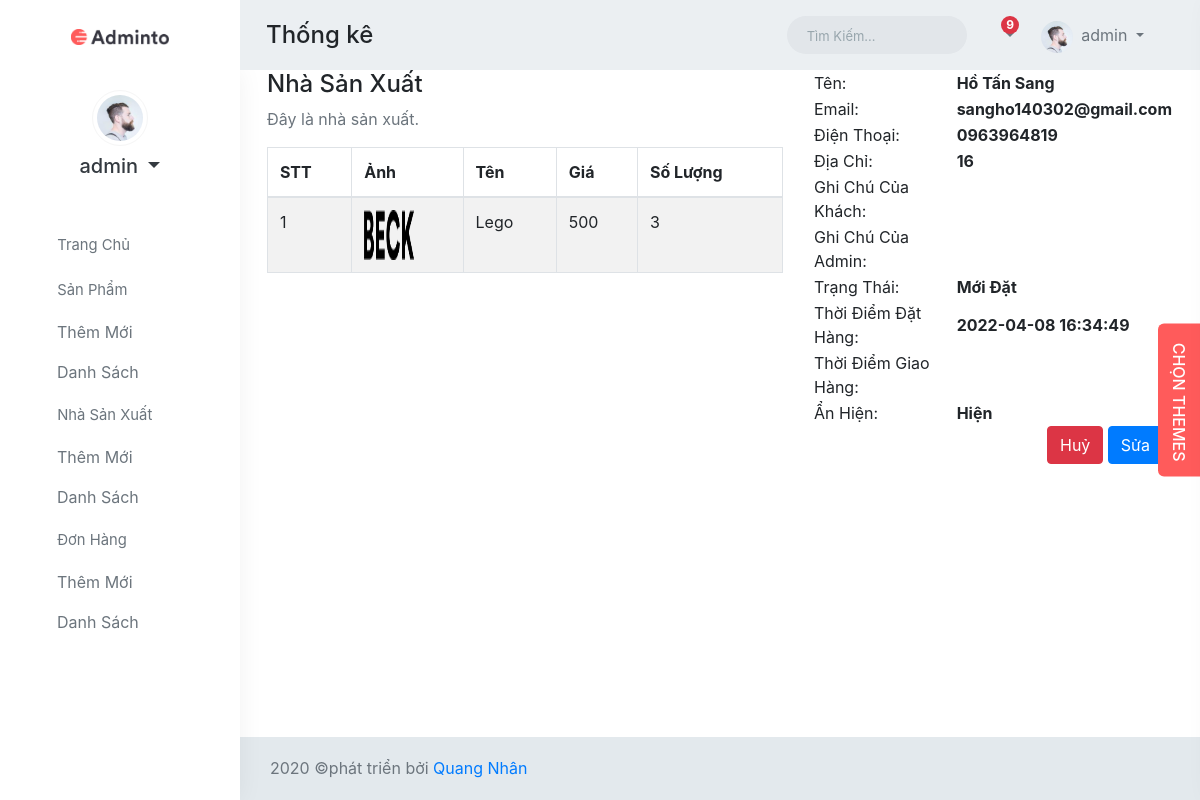
The page /admin/index.php?ctrl=donhang&act=detail&id=34 (signed in) on the database its author committed.
### tables this page shows
CREATE TABLE `donhangchitiet` (
  `idCT` int(11) NOT NULL COMMENT 'id',
  `idDH` int(11) NOT NULL COMMENT 'id đơn hàng',
  `idDT` int(11) DEFAULT NULL COMMENT 'mã điện thoại',
  `TenDT` varchar(100) NOT NULL COMMENT 'Tên điện thoại',
  `SoLuong` int(11) NOT NULL COMMENT 'số lượng mua',
  `Gia` float NOT NULL COMMENT 'Giá',
  `urlHinh` varchar(200) DEFAULT NULL COMMENT 'url hình'
);

CREATE TABLE `donhang` (
  `idDH` int(11) NOT NULL COMMENT 'id của đơn hàng',
  `ThoiDiemDatHang` datetime NOT NULL COMMENT 'Thời điểm đặt hàng',
  `ThoiDiemGiaoHang` datetime DEFAULT NULL COMMENT 'Thời điểm giao hàng',
  `idUser` int(11) DEFAULT NULL COMMENT 'mã người mua',
  `TenNguoiNhan` varchar(200) DEFAULT NULL COMMENT 'Họ tên người nhận',
  `EmailNguoiNhan` varchar(200) DEFAULT NULL COMMENT 'email người nhận',
  `dienthoai` varchar(10) NOT NULL,
  `DiaChiNguoiNhan` varchar(200) DEFAULT NULL COMMENT 'địa chỉ người nhận',
  `AnHien` tinyint(1) DEFAULT NULL COMMENT 'ẩn hiện',
  `TrangThai` tinyint(1) NOT NULL DEFAULT 0 COMMENT '0; là chưa xử lý, 1 là đả xử lý',
  `GhiChuCuaKhach` varchar(2000) DEFAULT NULL,
  `GhiChuCuaAdmin` varchar(2000) DEFAULT NULL,
  `keybill` int(11) NOT NULL
);

### system/database.php (called while the page is built, shortened)
<?php
class Model_db{
    function __construct(){
        try {
            $ConnectionOption = array
                (
                    PDO::MYSQL_ATTR_INIT_COMMAND => "SET NAMES 'utf8'",
                    PDO::ATTR_ERRMODE => PDO::ERRMODE_EXCEPTION,
                );
            $conn = new PDO ('mysql:host='.HOST_DB.';dbname='.NAME_DB.';charset=utf8', USER_DB, PASS_DB, $ConnectionOption);
            $conn->setAttribute(PDO::ATTR_ERRMODE, PDO::ERRMODE_EXCEPTION);
            return $conn;
        } catch(PDOException $e) {
          echo "Lỗi Kết Nối database: " . $e->getMessage();
        }
    }
    function result1($fe,$sql){
        $sqlValue = array_slice(func_get_args(),2);
        try {
            $conn = $this->__construct();
            $stmt = $conn->prepare($sql);
            $stmt->execute($sqlValue);
            if($fe===0)return $stmt->fetchAll();elseif($fe===1)return $stmt->fetch(PDO::FETCH_ASSOC);
        } catch (PDOException $e) {
            echo "Lỗi: " . $e->getMessage();
        }
        finally{
            unset($conn);
        }
    }
}

### admin/models/donhang.php (called while the page is built, shortened)
<?php
 class Model_donhang extends Model_db{
    function getProDetail($idDH)
    {
        $sql = "SELECT * FROM donhangchitiet WHERE idDH = ?";
        return $this->result1(0,$sql,$idDH);
    }
    function getInfoDetail($idDH)
    {
        $sql = "SELECT * FROM donhang WHERE idDH = ?";
        return $this->result1(1,$sql,$idDH);
    }
}

### admin/views/donhang_detail.php (the view, shortened to what this page needs)
<div class="content-page">
                <div class="content">
                    <div class="container-fluid">
                        <div class="row">
                            <div class="col-7">
                                <div class="card-box">
                                    <h4 class="mt-0 header-title">Nhà Sản Xuất</h4>
                                    <p class="text-muted font-14 mb-3">
                                    Đây là nhà sản xuất.
                                    </p>
                                    <table id="datatable-buttons" class="table table-striped table-bordered dt-responsive nowrap">
                                        <thead>
                                        <tr>
                                        <th>STT</th>
                                        <th>Ảnh </th>
                                        <th>Tên</th>
                                        <th>Giá</th>
                                        <th>Số Lượng</th>
                                        </tr>
                                        </thead>
                                        <tbody>
                                        <?php
                                        $stt = 0;
                                            foreach ($getProDetail as $row) {
                                                $stt++;
                                                if(is_file(PATH_IMG_SITE.explode(",",$row['urlHinh'])[0])){
                                                    $img = PATH_IMG_SITE.explode(",",$row['urlHinh'])[0];
                                                }else{
                                                    $img = PATH_IMG_SITE.'logo.png';
                                                }
                                                echo '<tr>
                                                        <td>'.$stt.'</td>
                                                        <td><img width="50" height="50" src="'.$img.'"></td>
                                                        <td>'.$row['TenDT'].'</td>
                                                        <td>'.$row['Gia'].'</td>
                                                        <td>'.$row['SoLuong'].'</td>
                                                    </tr>';
                                            }
                                        ?>
                                        </tbody>
                                    </table>
                                </div>
                            </div>
                            <div class="col-lg-5">
                                <table>
                                    <tr>
                                        <td>Tên:  </td>
                                        <td><strong><?= $getInfoDetail['TenNguoiNhan']?></strong></td>
                                    </tr>
                                    <tr>
                                        <td>Email: </td>
                                        <td><strong><?= $getInfoDetail['EmailNguoiNhan']?></strong></td>
                                    </tr>
                                    <tr>
                                        <td>Điện Thoại: </td>
                                        <td><strong><?= $getInfoDetail['dienthoai']?></strong></td>
                                    </tr>
                                    <tr>
                                        <td>Địa Chỉ: </td>
                                        <td><strong><?= $getInfoDetail['DiaChiNguoiNhan']?></strong></td>
                                    </tr>
                                    <tr>
                                        <td>Ghi Chú Của Khách: </td>
                                        <td><strong><?= $getInfoDetail['GhiChuCuaKhach']?></strong></td>
                                    </tr>
                                    <tr>
                                        <td>Ghi Chú Của Admin: </td>
                                        <td><strong><?= $getInfoDetail['GhiChuCuaAdmin']?></strong></td>
                                    </tr>
                                    <tr>
                                        <td>Trạng Thái: </td>
                                        <td><strong><?= ($getInfoDetail['TrangThai']==0) ? 'Mới Đặt':'Đang Xử Lý' ?></strong></td>
                                    </tr>
                                    <tr>
                                        <td>Thời Điểm Đặt Hàng: </td>
                                        <td><strong><?= $getInfoDetail['ThoiDiemDatHang']?></strong></td>
                                    </tr>
                                    <tr>
                                        <td>Thời Điểm Giao Hàng: </td>
                                        <td><strong><?= $getInfoDetail['ThoiDiemGiaoHang']?></strong></td>
                                    </tr>
                                    <tr>
                                        <td>Ẩn Hiện: </td>
                                        <td><strong><?= ($getInfoDetail['AnHien'] =='1') ? 'Hiện' : 'Ẩn'?></strong></td>
                                    </tr>
                                </table>
                            </div>
                        </div>
                        <div class="row d-flex justify-content-end">
                            <div class="col-lg-2">
                                <a name="" id="" class="btn btn-danger" href="#" role="button">Huỷ</a>
                                <a name="" id="" class="btn btn-primary" href="?ctrl=donhang&act=edit&id=<?=$_GET['id']?>" role="button">Sửa</a>
                            </div>
                        </div>
                    </div>
                </div>
            </div>

### rows shown on the page
donhangchitiet: TenDT "Lego", Gia "500", SoLuong "3"
donhang: TenNguoiNhan "Hồ Tấn Sang", EmailNguoiNhan "sangho140302@gmail.com", dienthoai "0963964819", DiaChiNguoiNhan "16", ThoiDiemDatHang "2022-04-08 16:34:49"

### other values the page prints
$_SESSION['suser'] "admin"
